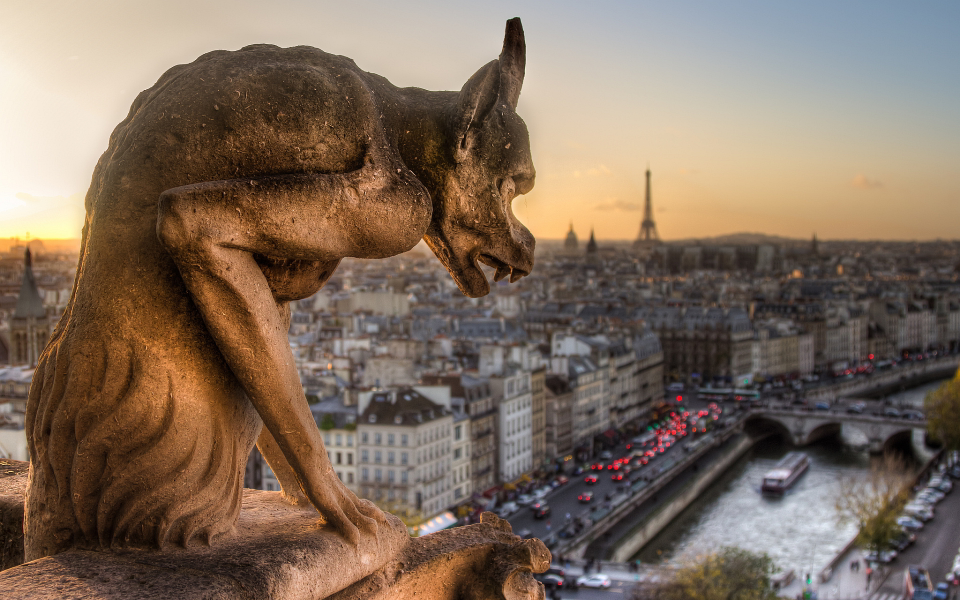
#> input picture photo/gargoyle.jpg, 1920 x 1200 px (shown at 1/2 size)
$ python histogram.py
#> lines starting #> are read from the running program, lines starting #| are printed output that depends on the picture
import cv2 as cv
import numpy as np
import matplotlib.pyplot as plt

img = cv.imread('photo/gargoyle.jpg')
#> img is the input picture: shape (1200, 1920, 3); mean B, G, R 93.8, 108.9, 127.2
[height,width] = img.shape[:2]
#> height = 1200; width = 1920

img = cv.resize(img, (int(width*0.4), int(height*0.4)), interpolation=cv.INTER_AREA)
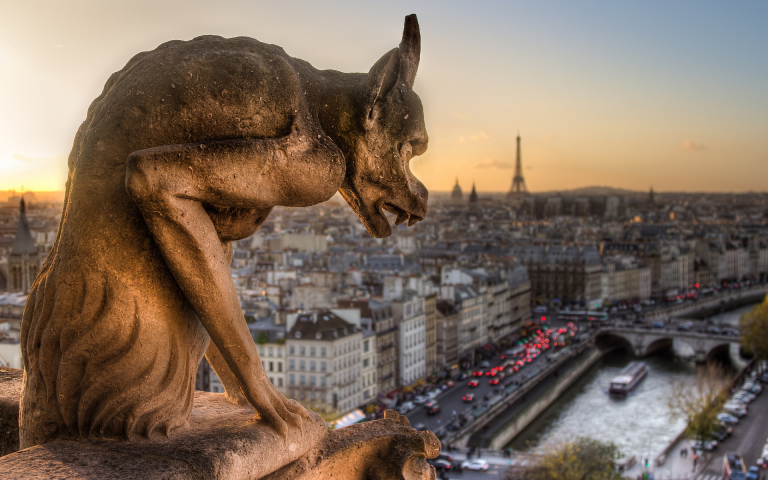
#> img: shape (480, 768, 3); mean B, G, R 93.8, 108.9, 127.3
cv.imshow('Gargoyle', img)

gray = cv.cvtColor(img, cv.COLOR_BGR2GRAY)
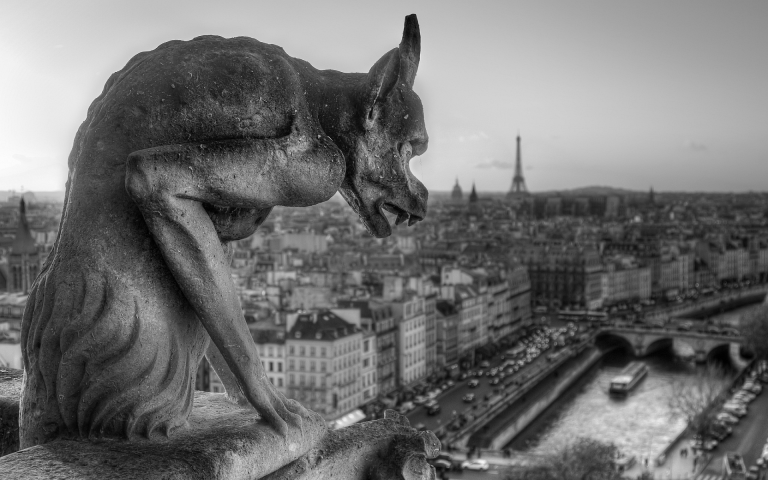
#> gray: shape (480, 768); min 1, max 252, mean 112.7
cv.imshow('Gray', gray)


# histogram for grayscale
gray_hist = cv.calcHist([gray], [0], None, [256], [0,256])
#> gray_hist = 256 values, max 3241 at index 65, min 0 at index 0, mean 1440
plt.figure()
plt.title('Grayscale')
plt.xlabel('Bins')
plt.ylabel('Num of px')
plt.plot(gray_hist)
plt.xlim([0,256])
plt.show()
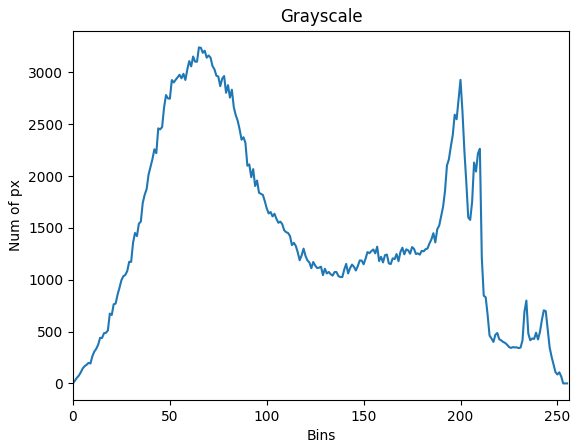
#> figure drawn by matplotlib, 1 panel; curve peaks at x = 65, y = 3241

# histogram for color
colors = ('b','g','r')

plt.figure()
plt.title('Color')
plt.xlabel('Bins')
plt.ylabel('Num of px')

for i,col in enumerate(colors):
    color_hist = cv.calcHist([img], [i], None, [256], [0,256])
    plt.plot(color_hist, color=col)
    plt.xlim([0,256])

plt.show()
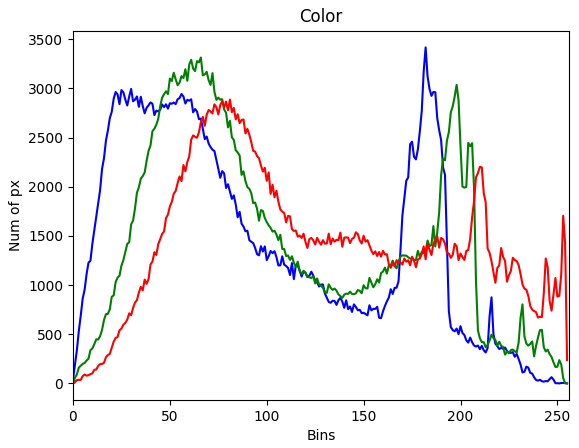
#> figure drawn by matplotlib, 1 panel; curve peaks at x = 182, y = 3418; curve peaks at x = 66, y = 3315; curve peaks at x = 81, y = 2887


cv.waitKey(0)
